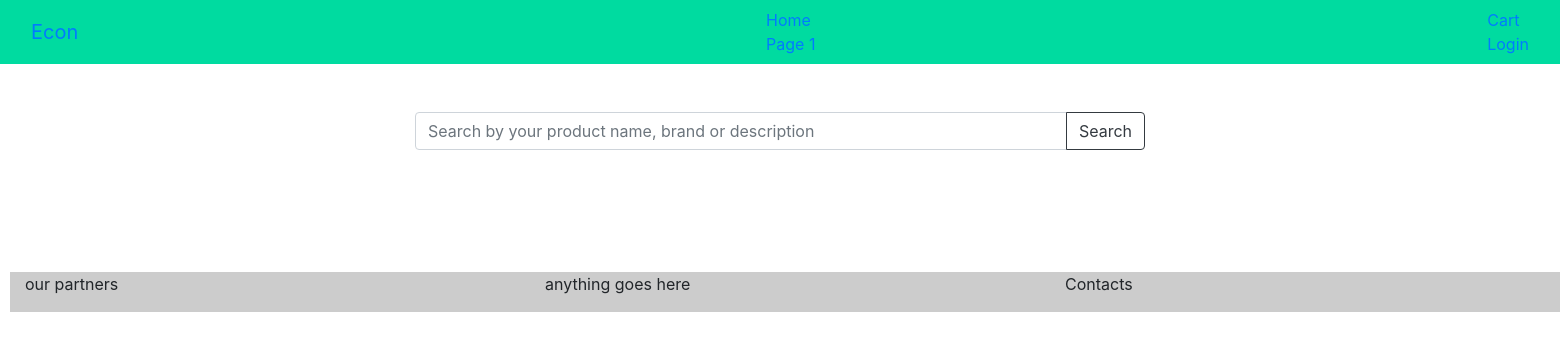
The app's page /, older data.
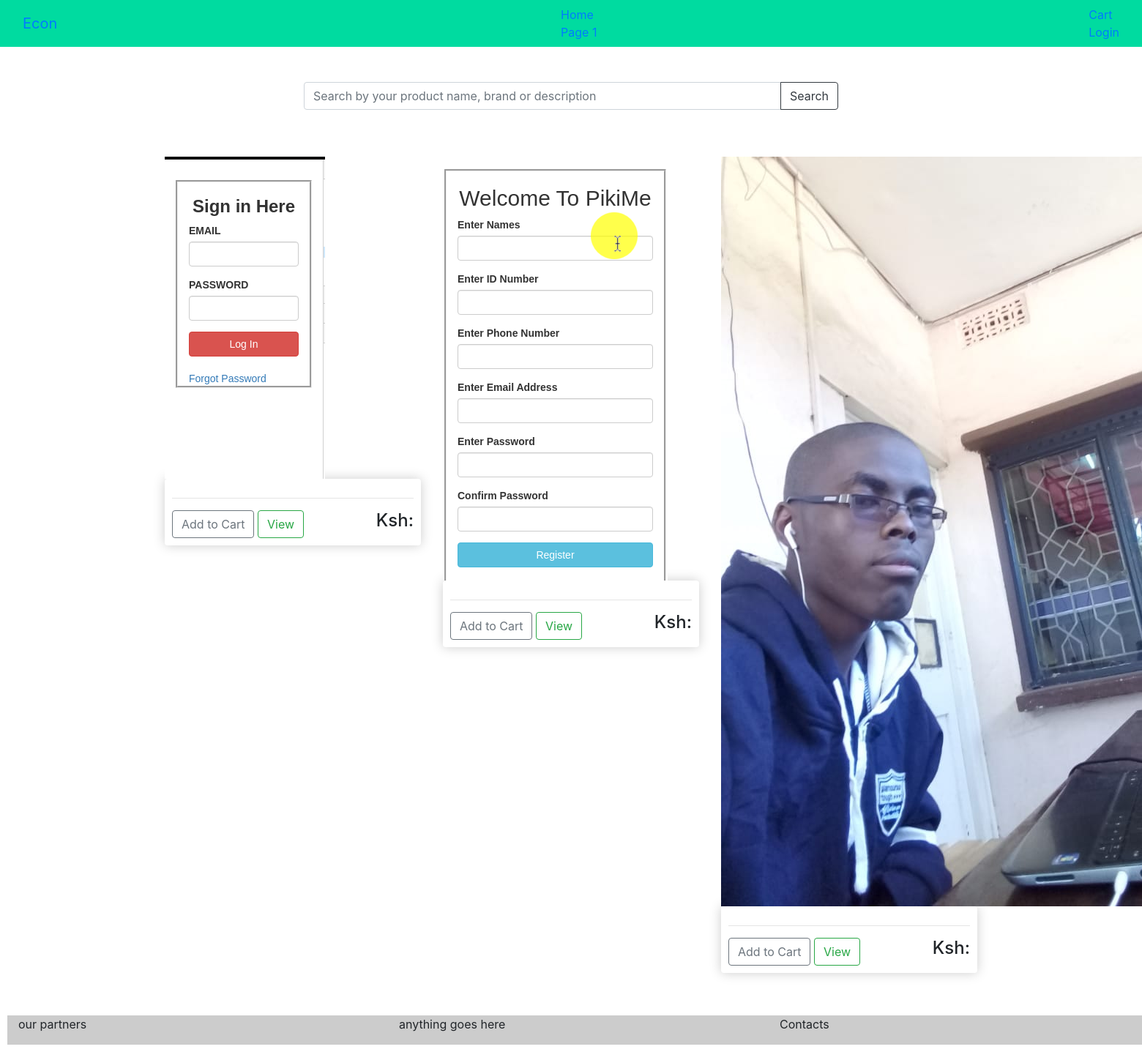
The same page, newer data.
### products/models.py (models this page shows, shortened)
class Product_description(models.Model):
    image = models.ImageField()
    category = models.ForeignKey(Category, on_delete=models.SET_NULL, blank=True, null=True)
    unit_description = models.ForeignKey(Unit, on_delete=models.SET_NULL, blank=True, null =True)
    description = models.TextField(max_length=255)
    quantity = models.IntegerField()
    product = models.OneToOneField(Product, on_delete=models.CASCADE)
    supplier = models.ForeignKey(supplier_details, on_delete=models.CASCADE)

### products/views.py (the view)
# urls.py: path('', views.index_view, name='index'),
def index_view(request):
    products = Product_description.objects.all()
    for qs in products:
        print(qs.product.name)
    return render(request, 'products/index.html', {'products':products})

### templates/products/index.html (shortened to what this page needs)
{% extends 'base_layout.html'%} {% block content %}
<br><br>
<div class="row">
    <div class="col-md-8 offset-2 col-sm-12">
        <form action="{% url 'products:search'%}" method="GET">
            <div class="input-group mb-3">
                <input type="text" class="form-control" placeholder="Search by your product name, brand or description" id="search">
                <div class="input-group-append">
                    <span class="btn btn-outline-dark" id="search-btn">Search</span>
                </div>
            </div>
        </form>
    </div>
</div>
<br><br>
<div class="row ">
    {% for product in products %}
    <div class="col-md-4 ">
        <img class="thumbnail " src="{{product.image.url}} " alt="{{product.image.url}} ">
        <div class="box-element product ">
            <hr>
            <button class="btn btn-outline-secondary add-btn ">Add to Cart</button>
            <a class="btn btn-outline-success " href="{% url 'products:details'%}">View</a>
            <h4 style="display: inline-block;float:right; ">Ksh:{{product.price|floatformat:2}}</h4>
        </div>
    </div>
    {% endfor %}
</div>
{% endblock %}

### templates/base_layout.html (shortened to what this page needs)
{% load static %}
<!DOCTYPE html>
<html lang="en">
<head>
    <link rel="stylesheet" href="{% static 'bootstrap/css/bootstrap.css'%}">
    <link rel="stylesheet" href="{% static 'bootstrap/js/bootstrap.js'%}">
    <link rel="stylesheet" href="{% static 'styles.css'%}">
</head>
<body>
    {% if User.is_authenticated %}
    <nav class="navbar navbar-inverse">
        <div class="container-fluid">
            <div class="navbar-header">
                <a class="navbar-brand" href="{% url 'products:index'%}">Econ</a>
            </div>
            <ul class="nav navbar-nav">
                <li class="active"><a href="{% url 'products:index'%}">Home</a></li>
                <li><a href="#">Page 1</a></li>
            </ul>
            <ul class="nav navbar-nav navbar-right">
                <li><a href="{% url 'cart:cart' %}"><span class="glyphicon glyphicon-user"></span> Cart</a></li>
                <li><a href="{% url 'accounts:login' %}"><span class="glyphicon glyphicon-log-in"></span> Logout</a></li>
            </ul>
        </div>
    </nav>
    {% else %}
    <nav class="navbar navbar-inverse">
        <div class="container-fluid">
            <div class="navbar-header">
                <a class="navbar-brand" href="{% url 'products:index'%}">Econ</a>
            </div>
            <ul class="nav navbar-nav">
                <li class="active"><a href="{% url 'products:index'%}">Home</a></li>
                <li><a href="#">Page 1</a></li>
            </ul>
            <ul class="nav navbar-nav navbar-right">
                <li><a href="{% url 'cart:cart' %}"> Cart</a></li>
                <li><a href="{% url 'accounts:login' %}"> Login</a></li>
            </ul>
        </div>
    </nav>
    {% endif %}
    <div class="wrapper ">
        <div class="container">{% block content %} {% endblock %}</div>
    </div>
    <br><br>
    <footer>
        <div class="container-fluid footer-container">
            <div class="row">
                <div class="col-sm-4">
                    <p>our partners</p>
                </div>
                <div class="col-sm-4">
                    <p>anything goes here</p>
                </div>
                <div class="col-sm-4">
                    <p>Contacts</p>
                </div>
            </div>
        </div>
    </footer>
</body>
</html>

### static/styles.css (style rules this page uses)
.box-element { box-shadow: hsl(0, 0%, 80%) 0 0 16px; background-color: #fff; border-radius: 4px; padding: 10px; }
.footer-container { background-color: rgba(0, 0, 0, 0.2); margin: 10px; }
nav { background-color: #00dba0; }
nav li { display: inline-block; margin-left: 20px; }
#search { width: 75%; }

Row changes from the older to the newer data that the page shows:
added Product_description: image (picture)
added Product_description: image (picture)
added Product_description: image (picture)
